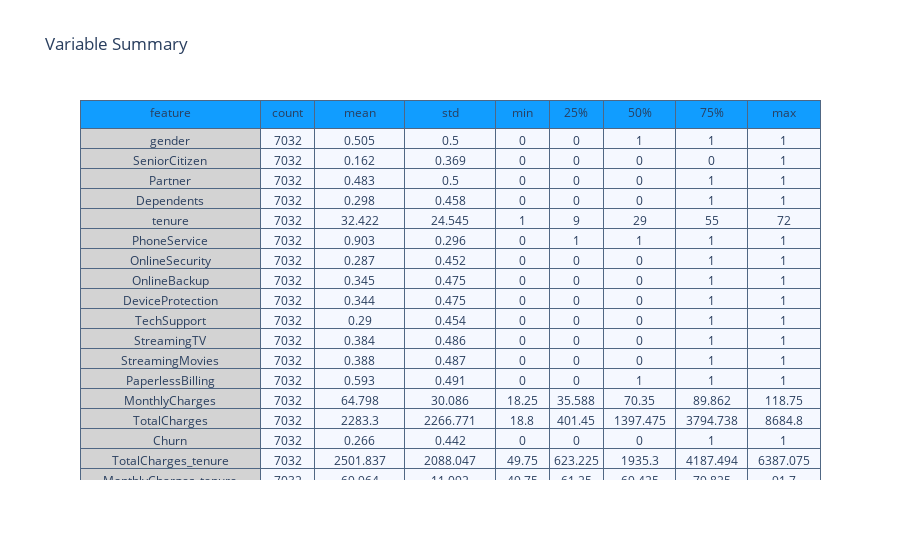

The notebook cell this image was saved under:
### Code cell
summary = (df_telcom_og[[i for i in df_telcom_og.columns if i not in Id_col]].
           describe().transpose().reset_index())

summary = summary.rename(columns = {"index" : "feature"})
summary = np.around(summary,3)

val_lst = [summary['feature'], summary['count'],
           summary['mean'],summary['std'],
           summary['min'], summary['25%'],
           summary['50%'], summary['75%'], summary['max']]

trace  = go.Table(header = dict(values = summary.columns.tolist(),
                                line = dict(color = ['#506784']),
                                fill = dict(color = ['#119DFF']),
                               ),
                  cells  = dict(values = val_lst,
                                line = dict(color = ['#506784']),
                                fill = dict(color = ["lightgrey",'#F5F8FF'])
                               ),
                  columnwidth = [200,60,100,100,60,60,80,80,80])
layout = go.Layout(dict(title = "Variable Summary"))
figure = go.Figure(data=[trace],layout=layout)
py.iplot(figure)

### Figure 1 — Plotly figure (JSON) as saved in the notebook; plotly's stock layout.template omitted (floating-point values rounded to 4 significant figures; data arrays with more than 128 entries replaced by an {"elided": "..."} marker saying what was removed)
{"data": [{"cells": {"fill": {"color": ["lightgrey", "#F5F8FF"]}, "line": {"color": ["#506784"]}, "values": {"elided": "9x32 mixed values"}}, "columnwidth": [200, 60, 100, 100, 60, 60, 80, 80, 80], "header": {"fill": {"color": ["#119DFF"]}, "line": {"color": ["#506784"]}, "values": ["feature", "count", "mean", "std", "min", "25%", "50%", "75%", "max"]}, "type": "table"}], "layout": {"title": {"text": "Variable Summary"}}}
